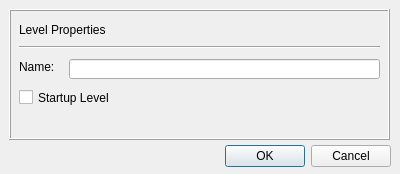
<?xml version="1.0" encoding="UTF-8"?>
<ui version="4.0">
 <class>levelprops</class>
 <widget class="QDialog" name="levelprops">
  <property name="geometry">
   <rect>
    <x>0</x>
    <y>0</y>
    <width>400</width>
    <height>174</height>
   </rect>
  </property>
  <property name="sizePolicy">
   <sizepolicy hsizetype="Fixed" vsizetype="Fixed">
    <horstretch>0</horstretch>
    <verstretch>0</verstretch>
   </sizepolicy>
  </property>
  <property name="font">
   <font>
    <family>Segoe UI</family>
   </font>
  </property>
  <property name="windowTitle">
   <string>Dialog</string>
  </property>
  <widget class="QDialogButtonBox" name="buttonBox">
   <property name="geometry">
    <rect>
     <x>50</x>
     <y>140</y>
     <width>341</width>
     <height>32</height>
    </rect>
   </property>
   <property name="sizePolicy">
    <sizepolicy hsizetype="Fixed" vsizetype="Fixed">
     <horstretch>0</horstretch>
     <verstretch>0</verstretch>
    </sizepolicy>
   </property>
   <property name="orientation">
    <enum>Qt::Horizontal</enum>
   </property>
   <property name="standardButtons">
    <set>QDialogButtonBox::Cancel|QDialogButtonBox::Ok</set>
   </property>
  </widget>
  <widget class="QFrame" name="frame">
   <property name="geometry">
    <rect>
     <x>9</x>
     <y>9</y>
     <width>381</width>
     <height>131</height>
    </rect>
   </property>
   <property name="frameShape">
    <enum>QFrame::Box</enum>
   </property>
   <property name="frameShadow">
    <enum>QFrame::Raised</enum>
   </property>
   <widget class="QLabel" name="label">
    <property name="geometry">
     <rect>
      <x>10</x>
      <y>10</y>
      <width>261</width>
      <height>21</height>
     </rect>
    </property>
    <property name="text">
     <string>Level Properties</string>
    </property>
   </widget>
   <widget class="Line" name="line_5">
    <property name="geometry">
     <rect>
      <x>10</x>
      <y>30</y>
      <width>361</width>
      <height>16</height>
     </rect>
    </property>
    <property name="orientation">
     <enum>Qt::Horizontal</enum>
    </property>
   </widget>
   <widget class="QLabel" name="label_2">
    <property name="geometry">
     <rect>
      <x>10</x>
      <y>50</y>
      <width>46</width>
      <height>16</height>
     </rect>
    </property>
    <property name="text">
     <string>Name:</string>
    </property>
   </widget>
   <widget class="QLineEdit" name="levelname">
    <property name="geometry">
     <rect>
      <x>60</x>
      <y>50</y>
      <width>311</width>
      <height>20</height>
     </rect>
    </property>
    <property name="readOnly">
     <bool>true</bool>
    </property>
   </widget>
   <widget class="QCheckBox" name="startupLevel">
    <property name="geometry">
     <rect>
      <x>10</x>
      <y>80</y>
      <width>351</width>
      <height>17</height>
     </rect>
    </property>
    <property name="text">
     <string>Startup Level</string>
    </property>
   </widget>
  </widget>
 </widget>
 <resources/>
 <connections>
  <connection>
   <sender>buttonBox</sender>
   <signal>accepted()</signal>
   <receiver>levelprops</receiver>
   <slot>accept()</slot>
   <hints>
    <hint type="sourcelabel">
     <x>248</x>
     <y>254</y>
    </hint>
    <hint type="destinationlabel">
     <x>157</x>
     <y>274</y>
    </hint>
   </hints>
  </connection>
  <connection>
   <sender>buttonBox</sender>
   <signal>rejected()</signal>
   <receiver>levelprops</receiver>
   <slot>reject()</slot>
   <hints>
    <hint type="sourcelabel">
     <x>316</x>
     <y>260</y>
    </hint>
    <hint type="destinationlabel">
     <x>286</x>
     <y>274</y>
    </hint>
   </hints>
  </connection>
 </connections>
</ui>
